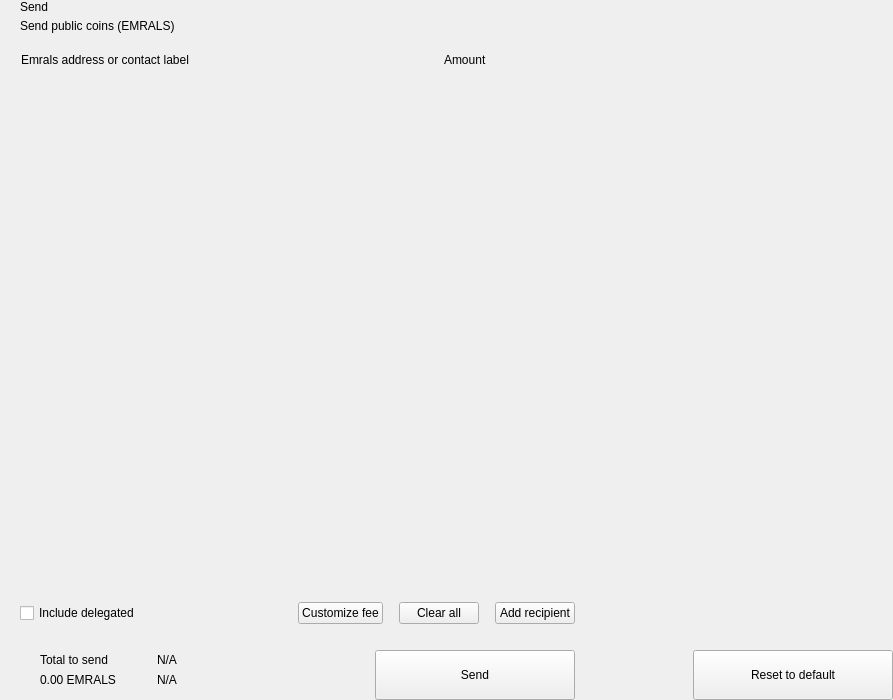
<?xml version="1.0" encoding="UTF-8"?>
<ui version="4.0">
 <class>send</class>
 <widget class="QWidget" name="send">
  <property name="geometry">
   <rect>
    <x>0</x>
    <y>0</y>
    <width>893</width>
    <height>700</height>
   </rect>
  </property>
  <property name="windowTitle">
   <string>Form</string>
  </property>
  <layout class="QHBoxLayout" name="horizontalLayout_2" stretch="2,1">
   <property name="spacing">
    <number>0</number>
   </property>
   <property name="leftMargin">
    <number>0</number>
   </property>
   <property name="topMargin">
    <number>0</number>
   </property>
   <property name="rightMargin">
    <number>0</number>
   </property>
   <property name="bottomMargin">
    <number>0</number>
   </property>
   <item>
    <widget class="QWidget" name="left" native="true">
     <layout class="QVBoxLayout" name="verticalLayout_3">
      <property name="spacing">
       <number>0</number>
      </property>
      <property name="leftMargin">
       <number>0</number>
      </property>
      <property name="topMargin">
       <number>0</number>
      </property>
      <property name="rightMargin">
       <number>0</number>
      </property>
      <property name="bottomMargin">
       <number>0</number>
      </property>
      <item>
       <layout class="QVBoxLayout" name="verticalLayout_22" stretch="0,0,0,1,0,0,0,0">
        <property name="spacing">
         <number>0</number>
        </property>
        <item>
         <layout class="QHBoxLayout" name="horizontalLayout_3">
          <property name="spacing">
           <number>0</number>
          </property>
          <property name="leftMargin">
           <number>20</number>
          </property>
          <property name="rightMargin">
           <number>20</number>
          </property>
          <item>
           <layout class="QVBoxLayout" name="verticalLayout">
            <property name="spacing">
             <number>5</number>
            </property>
            <item>
             <widget class="QLabel" name="labelTitle">
              <property name="text">
               <string>Send</string>
              </property>
              <property name="alignment">
               <set>Qt::AlignLeading|Qt::AlignLeft|Qt::AlignVCenter</set>
              </property>
             </widget>
            </item>
            <item>
             <widget class="QLabel" name="labelSubtitle1">
              <property name="text">
               <string>Send public coins (EMRALS)</string>
              </property>
             </widget>
            </item>
           </layout>
          </item>
          <item>
           <spacer name="horizontalSpacer">
            <property name="orientation">
             <enum>Qt::Horizontal</enum>
            </property>
            <property name="sizeHint" stdset="0">
             <size>
              <width>40</width>
              <height>20</height>
             </size>
            </property>
           </spacer>
          </item>
         </layout>
        </item>
        <item>
         <spacer name="verticalSpacer_2">
          <property name="orientation">
           <enum>Qt::Vertical</enum>
          </property>
          <property name="sizeType">
           <enum>QSizePolicy::Fixed</enum>
          </property>
          <property name="sizeHint" stdset="0">
           <size>
            <width>20</width>
            <height>20</height>
           </size>
          </property>
         </spacer>
        </item>
        <item>
         <layout class="QHBoxLayout" name="horizontalLayout" stretch="6,0,2">
          <property name="spacing">
           <number>0</number>
          </property>
          <property name="leftMargin">
           <number>10</number>
          </property>
          <property name="topMargin">
           <number>0</number>
          </property>
          <property name="rightMargin">
           <number>20</number>
          </property>
          <property name="bottomMargin">
           <number>0</number>
          </property>
          <item>
           <widget class="QLabel" name="labelSubtitleAddress">
            <property name="styleSheet">
             <string notr="true">margin-left:8px;</string>
            </property>
            <property name="text">
             <string>Emrals address or contact label</string>
            </property>
           </widget>
          </item>
          <item>
           <spacer name="horizontalSpacer_3">
            <property name="orientation">
             <enum>Qt::Horizontal</enum>
            </property>
            <property name="sizeType">
             <enum>QSizePolicy::Fixed</enum>
            </property>
            <property name="sizeHint" stdset="0">
             <size>
              <width>40</width>
              <height>1</height>
             </size>
            </property>
           </spacer>
          </item>
          <item>
           <widget class="QLabel" name="labelSubtitleAmount">
            <property name="text">
             <string>Amount</string>
            </property>
           </widget>
          </item>
         </layout>
        </item>
        <item>
         <widget class="QScrollArea" name="scrollArea">
          <property name="minimumSize">
           <size>
            <width>0</width>
            <height>350</height>
           </size>
          </property>
          <property name="styleSheet">
           <string notr="true">#scrollArea {
            background:transparent;
            margin-top:10px;
}</string>
          </property>
          <property name="horizontalScrollBarPolicy">
           <enum>Qt::ScrollBarAlwaysOff</enum>
          </property>
          <property name="sizeAdjustPolicy">
           <enum>QAbstractScrollArea::AdjustIgnored</enum>
          </property>
          <property name="widgetResizable">
           <bool>true</bool>
          </property>
          <property name="alignment">
           <set>Qt::AlignLeading|Qt::AlignLeft|Qt::AlignTop</set>
          </property>
          <widget class="QWidget" name="scrollAreaWidgetContents">
           <property name="geometry">
            <rect>
             <x>0</x>
             <y>0</y>
             <width>591</width>
             <height>16</height>
            </rect>
           </property>
           <property name="sizePolicy">
            <sizepolicy hsizetype="Preferred" vsizetype="Maximum">
             <horstretch>0</horstretch>
             <verstretch>0</verstretch>
            </sizepolicy>
           </property>
           <property name="autoFillBackground">
            <bool>false</bool>
           </property>
           <property name="styleSheet">
            <string notr="true">#scrollAreaWidgetContents {
             background:transparent;
             }</string>
           </property>
           <layout class="QVBoxLayout" name="verticalLayout_7">
            <property name="spacing">
             <number>0</number>
            </property>
            <property name="sizeConstraint">
             <enum>QLayout::SetDefaultConstraint</enum>
            </property>
            <property name="leftMargin">
             <number>0</number>
            </property>
            <property name="topMargin">
             <number>0</number>
            </property>
            <property name="rightMargin">
             <number>0</number>
            </property>
            <property name="bottomMargin">
             <number>0</number>
            </property>
           </layout>
          </widget>
         </widget>
        </item>
        <item>
         <spacer name="verticalSpacer_4">
          <property name="orientation">
           <enum>Qt::Vertical</enum>
          </property>
          <property name="sizeType">
           <enum>QSizePolicy::Fixed</enum>
          </property>
          <property name="sizeHint" stdset="0">
           <size>
            <width>20</width>
            <height>20</height>
           </size>
          </property>
         </spacer>
        </item>
        <item>
         <layout class="QHBoxLayout" name="horizontalLayout_20">
          <property name="spacing">
           <number>6</number>
          </property>
          <property name="leftMargin">
           <number>20</number>
          </property>
          <property name="rightMargin">
           <number>20</number>
          </property>
          <item>
           <widget class="QCheckBox" name="checkBoxDelegations">
            <property name="layoutDirection">
             <enum>Qt::LeftToRight</enum>
            </property>
            <property name="text">
             <string>Include delegated</string>
            </property>
           </widget>
          </item>
          <item>
           <spacer name="horizontalSpacer_4">
            <property name="orientation">
             <enum>Qt::Horizontal</enum>
            </property>
            <property name="sizeHint" stdset="0">
             <size>
              <width>10</width>
              <height>20</height>
             </size>
            </property>
           </spacer>
          </item>
          <item>
           <widget class="QPushButton" name="pushButtonFee">
            <property name="focusPolicy">
             <enum>Qt::NoFocus</enum>
            </property>
            <property name="text">
             <string>Customize fee</string>
            </property>
           </widget>
          </item>
          <item>
           <spacer name="horizontalSpacer_11">
            <property name="orientation">
             <enum>Qt::Horizontal</enum>
            </property>
            <property name="sizeType">
             <enum>QSizePolicy::Minimum</enum>
            </property>
            <property name="sizeHint" stdset="0">
             <size>
              <width>10</width>
              <height>20</height>
             </size>
            </property>
           </spacer>
          </item>
          <item>
           <widget class="QPushButton" name="pushButtonClear">
            <property name="focusPolicy">
             <enum>Qt::NoFocus</enum>
            </property>
            <property name="layoutDirection">
             <enum>Qt::RightToLeft</enum>
            </property>
            <property name="text">
             <string>Clear all</string>
            </property>
           </widget>
          </item>
          <item>
           <spacer name="horizontalSpacer_6">
            <property name="orientation">
             <enum>Qt::Horizontal</enum>
            </property>
            <property name="sizeType">
             <enum>QSizePolicy::Fixed</enum>
            </property>
            <property name="sizeHint" stdset="0">
             <size>
              <width>10</width>
              <height>20</height>
             </size>
            </property>
           </spacer>
          </item>
          <item>
           <widget class="QPushButton" name="pushButtonAddRecipient">
            <property name="focusPolicy">
             <enum>Qt::NoFocus</enum>
            </property>
            <property name="text">
             <string>Add recipient</string>
            </property>
           </widget>
          </item>
         </layout>
        </item>
        <item>
         <spacer name="verticalSpacer">
          <property name="orientation">
           <enum>Qt::Vertical</enum>
          </property>
          <property name="sizeType">
           <enum>QSizePolicy::Fixed</enum>
          </property>
          <property name="sizeHint" stdset="0">
           <size>
            <width>20</width>
            <height>16</height>
           </size>
          </property>
         </spacer>
        </item>
        <item>
         <layout class="QHBoxLayout" name="horizontalLayout_7">
          <property name="rightMargin">
           <number>20</number>
          </property>
          <item>
           <layout class="QHBoxLayout" name="horizontalLayout_10">
            <property name="spacing">
             <number>0</number>
            </property>
            <property name="leftMargin">
             <number>8</number>
            </property>
            <item>
             <widget class="QStackedWidget" name="stackedWidget">
              <property name="minimumSize">
               <size>
                <width>0</width>
                <height>60</height>
               </size>
              </property>
              <property name="maximumSize">
               <size>
                <width>16777215</width>
                <height>60</height>
               </size>
              </property>
              <widget class="QWidget" name="page1">
               <layout class="QVBoxLayout" name="verticalLayout_71" stretch="0">
                <property name="spacing">
                 <number>6</number>
                </property>
                <property name="leftMargin">
                 <number>12</number>
                </property>
                <property name="topMargin">
                 <number>0</number>
                </property>
                <property name="rightMargin">
                 <number>0</number>
                </property>
                <property name="bottomMargin">
                 <number>0</number>
                </property>
                <item>
                 <widget class="QWidget" name="coinWidget" native="true">
                  <property name="minimumSize">
                   <size>
                    <width>0</width>
                    <height>60</height>
                   </size>
                  </property>
                  <property name="maximumSize">
                   <size>
                    <width>16777215</width>
                    <height>60</height>
                   </size>
                  </property>
                  <layout class="QHBoxLayout" name="horizontalLayout_9">
                   <property name="spacing">
                    <number>0</number>
                   </property>
                   <property name="leftMargin">
                    <number>20</number>
                   </property>
                   <property name="topMargin">
                    <number>10</number>
                   </property>
                   <property name="rightMargin">
                    <number>20</number>
                   </property>
                   <property name="bottomMargin">
                    <number>10</number>
                   </property>
                   <item>
                    <layout class="QVBoxLayout" name="verticalSend">
                     <property name="spacing">
                      <number>0</number>
                     </property>
                     <item>
                      <widget class="QLabel" name="labelTitleTotalSend">
                       <property name="text">
                        <string>Total to send</string>
                       </property>
                      </widget>
                     </item>
                     <item>
                      <widget class="QLabel" name="labelAmountSend">
                       <property name="text">
                        <string notr="true">0.00 EMRALS</string>
                       </property>
                      </widget>
                     </item>
                    </layout>
                   </item>
                   <item>
                    <spacer name="horizontalSpacer_9">
                     <property name="orientation">
                      <enum>Qt::Horizontal</enum>
                     </property>
                     <property name="sizeType">
                      <enum>QSizePolicy::Fixed</enum>
                     </property>
                     <property name="sizeHint" stdset="0">
                      <size>
                       <width>20</width>
                       <height>20</height>
                      </size>
                     </property>
                    </spacer>
                   </item>
                   <item>
                    <widget class="QLabel" name="labelLine">
                     <property name="minimumSize">
                      <size>
                       <width>1</width>
                       <height>0</height>
                      </size>
                     </property>
                     <property name="maximumSize">
                      <size>
                       <width>1</width>
                       <height>16777215</height>
                      </size>
                     </property>
                     <property name="text">
                      <string/>
                     </property>
                    </widget>
                   </item>
                   <item>
                    <spacer name="horizontalSpacer_10">
                     <property name="orientation">
                      <enum>Qt::Horizontal</enum>
                     </property>
                     <property name="sizeType">
                      <enum>QSizePolicy::Fixed</enum>
                     </property>
                     <property name="sizeHint" stdset="0">
                      <size>
                       <width>20</width>
                       <height>20</height>
                      </size>
                     </property>
                    </spacer>
                   </item>
                   <item>
                    <layout class="QVBoxLayout" name="verticalRemaining">
                     <property name="spacing">
                      <number>0</number>
                     </property>
                     <item>
                      <widget class="QLabel" name="labelTitleTotalRemaining">
                       <property name="text">
                        <string notr="true">N/A</string>
                       </property>
                      </widget>
                     </item>
                     <item>
                      <widget class="QLabel" name="labelAmountRemaining">
                       <property name="text">
                        <string notr="true">N/A</string>
                       </property>
                      </widget>
                     </item>
                    </layout>
                   </item>
                  </layout>
                 </widget>
                </item>
               </layout>
              </widget>
              <widget class="QWidget" name="page_2"/>
             </widget>
            </item>
           </layout>
          </item>
          <item>
           <spacer name="horizontalSpacer_5">
            <property name="orientation">
             <enum>Qt::Horizontal</enum>
            </property>
            <property name="sizeType">
             <enum>QSizePolicy::Expanding</enum>
            </property>
            <property name="sizeHint" stdset="0">
             <size>
              <width>40</width>
              <height>20</height>
             </size>
            </property>
           </spacer>
          </item>
          <item alignment="Qt::AlignBottom">
           <widget class="QPushButton" name="pushButtonSave">
            <property name="minimumSize">
             <size>
              <width>200</width>
              <height>50</height>
             </size>
            </property>
            <property name="maximumSize">
             <size>
              <width>200</width>
              <height>50</height>
             </size>
            </property>
            <property name="focusPolicy">
             <enum>Qt::NoFocus</enum>
            </property>
            <property name="text">
             <string>Send</string>
            </property>
           </widget>
          </item>
         </layout>
        </item>
       </layout>
      </item>
     </layout>
    </widget>
   </item>
   <item>
    <widget class="QWidget" name="right" native="true">
     <layout class="QVBoxLayout" name="verticalLayout_5">
      <property name="leftMargin">
       <number>0</number>
      </property>
      <property name="topMargin">
       <number>0</number>
      </property>
      <property name="rightMargin">
       <number>0</number>
      </property>
      <property name="bottomMargin">
       <number>0</number>
      </property>
      <item>
       <layout class="QVBoxLayout" name="verticalLayout_4">
        <property name="spacing">
         <number>6</number>
        </property>
        <item>
         <widget class="OptionButton" name="btnCoinControl" native="true">
          <property name="minimumSize">
           <size>
            <width>0</width>
            <height>50</height>
           </size>
          </property>
         </widget>
        </item>
        <item>
         <widget class="OptionButton" name="btnChangeAddress" native="true">
          <property name="minimumSize">
           <size>
            <width>0</width>
            <height>50</height>
           </size>
          </property>
         </widget>
        </item>
        <item>
         <widget class="OptionButton" name="btnUri" native="true">
          <property name="minimumSize">
           <size>
            <width>0</width>
            <height>50</height>
           </size>
          </property>
         </widget>
        </item>
        <item>
         <spacer name="verticalSpacer_5">
          <property name="orientation">
           <enum>Qt::Vertical</enum>
          </property>
          <property name="sizeHint" stdset="0">
           <size>
            <width>20</width>
            <height>40</height>
           </size>
          </property>
         </spacer>
        </item>
        <item>
         <layout class="QHBoxLayout" name="horizontalLayout_8">
          <item>
           <spacer name="horizontalSpacer_7">
            <property name="orientation">
             <enum>Qt::Horizontal</enum>
            </property>
            <property name="sizeHint" stdset="0">
             <size>
              <width>40</width>
              <height>20</height>
             </size>
            </property>
           </spacer>
          </item>
          <item>
           <widget class="QPushButton" name="pushButtonReset">
            <property name="minimumSize">
             <size>
              <width>200</width>
              <height>50</height>
             </size>
            </property>
            <property name="maximumSize">
             <size>
              <width>200</width>
              <height>50</height>
             </size>
            </property>
            <property name="focusPolicy">
             <enum>Qt::NoFocus</enum>
            </property>
            <property name="text">
             <string>Reset to default</string>
            </property>
           </widget>
          </item>
         </layout>
        </item>
       </layout>
      </item>
     </layout>
    </widget>
   </item>
  </layout>
 </widget>
 <customwidgets>
  <customwidget>
   <class>OptionButton</class>
   <extends>QWidget</extends>
   <header>qt/emrals/optionbutton.h</header>
   <container>1</container>
  </customwidget>
 </customwidgets>
 <resources/>
 <connections/>
</ui>
